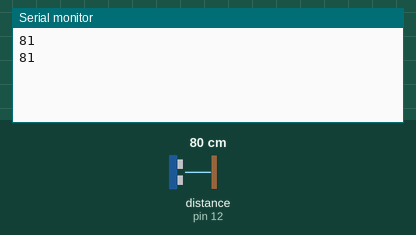
A sketch run on a simulated Arduino Uno, built with avr-gcc and run on an emulated ATmega328P. On the bench: the last lines printed to the serial monitor. Wiring (inferred from the names in the program): ultrasonic range finder: trigger pin 13; echo pin 12. Inputs (shaded band) come from the test bench; at power-on: distance to the obstacle (sensor on pin 12) 80 cm. The echo pulse lasts 58.3 µs per cm.

Above: at 1.8 s.
1.9 s: distance to the obstacle (sensor on pin 12) set to 2 cm
At 2.8 s:
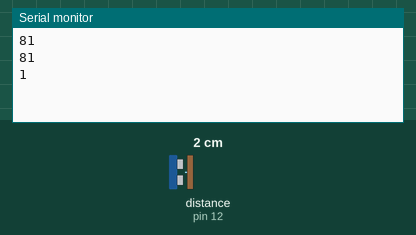
3.4 s: distance to the obstacle (sensor on pin 12) set to 4 cm
At 4.5 s:
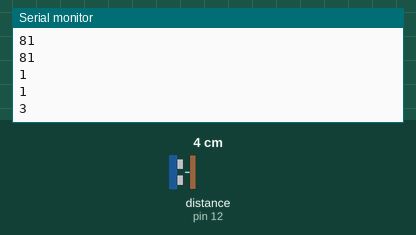
Timing chart, 0 to 6.4 s (numbered marks = the images above; inputs shaded):
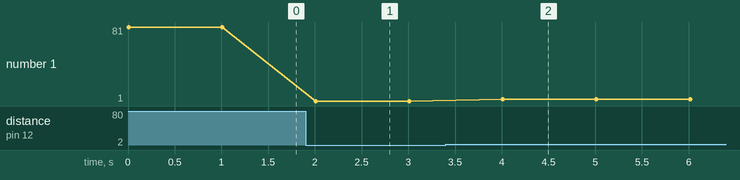

The sketch:

UltraSonicDistanceSensor.ino
```cpp
/*
  Ultrasonic Distance Sensor using HC - SR04
 */

const int trigPin = 13;
const int echoPin = 12;
const int pulseToDistanceFactor = 57;

void setup() {
  // initialize serial communication at 9600 bits per second:
  Serial.begin(9600);

  // Trig is used for sending request to the device
  pinMode(trigPin, OUTPUT);
  // Echo is used for getting the values from the device
  pinMode(echoPin, INPUT);
}

// the loop routine runs over and over again forever:
void loop() {
  // We are using HC-SR04 which needs a minimum of 10us of
  // HIGH signal on Trig to calculate the distance
  // The first signal is for TRIG and second one is for ECHO

  //   5 sec  ___________
  // ________|   10 sec  |__________________

  //                              _______
  // ____________________________|

  digitalWrite(trigPin, LOW);
  delayMicroseconds(5);
  digitalWrite(trigPin, HIGH);
  delayMicroseconds(10);
  // After 10us set the trig back to LOW
  digitalWrite(trigPin, LOW);

  // After the 10us HIGH on trig pin, we
  // need to wait for a HIGH on echoPin
  // where we would get our desired distance
  // by measuring the length of HIGH pulse
  long highDuration = pulseIn (echoPin, HIGH);
  long distance = highDuration/pulseToDistanceFactor;
  Serial.println(distance);

  // Everyone needs some time off before they start
  // the same old boring job the next day
  delay(1000);
}
```

Measured:
- after the input at 1.9 s, the serial monitor: prints a new line after 0.11 s (image 1)
- after the input at 3.4 s, the serial monitor: prints a new line after 0.61 s (image 2)
- plotted number 1: 81 → 1 after the input at 1.9 s, 1 → 3 after the input at 3.4 s
